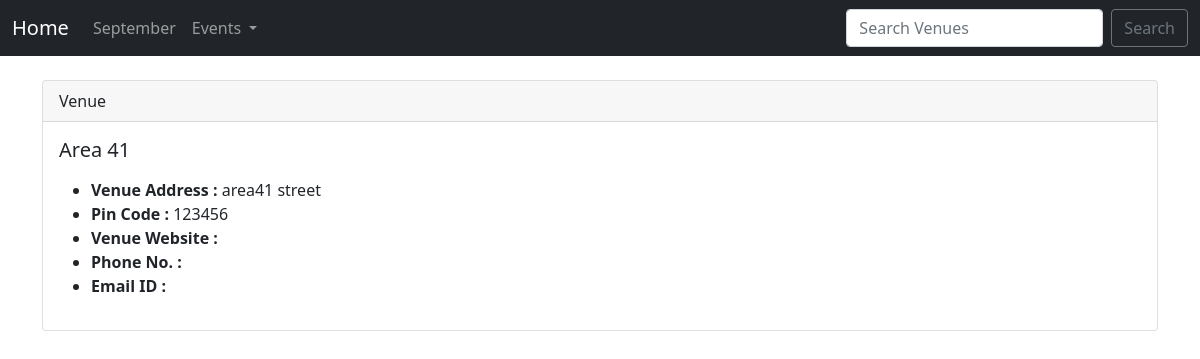
The app's page /show_venue/2 with its own data.
### events/models.py (models this page shows)
class Venue(models.Model):#Venue table
    name = models.CharField('Venue Name', max_length = 120)
    address = models.CharField(max_length = 300)
    pin_code = models.CharField('Pin Code',max_length = 6)
    phone = models.CharField('Contact Phone', max_length = 10, blank=True)
    website = models.URLField('Website', blank = True)
    email = models.EmailField('Email', blank = True)
    def __str__(self):
        return self.name

### events/views.py (the view)
# urls.py: path('show_venue/<venue_id>', views.show_venue, name="show-venue"),
def show_venue(request, venue_id):
    venue = Venue.objects.get(pk=venue_id)
    return render(request, 'events/show_venue.html',
    {"venue" : venue,})

### events/templates/events/show_venue.html
{% extends 'events/base.html' %}
{% block content %}
    <div class="card">
        <div class="card-header">
            Venue
        </div>
        <div class="card-body">
          <h5 class="card-title">{{ venue }}</h5>
          <p class="card-text"><ul>
            <li><strong>Venue Address : </strong>{{ venue.address }}</li>
            <li><strong>Pin Code : </strong>{{ venue.pin_code }}</li>
            <li><strong>Venue Website : </strong><a href="{{ venue.website }}">{{ venue.website }}</a></li>
            <li><strong>Phone No. : </strong>{{ venue.phone }}</li>
            <li><strong>Email ID  : </strong>{{ venue.email }}</li>
         </ul></p>
        </div>
      </div>
{% endblock %}

### records on screen
Venue: name "Area 41", address "area41 street", pin_code "123456"
